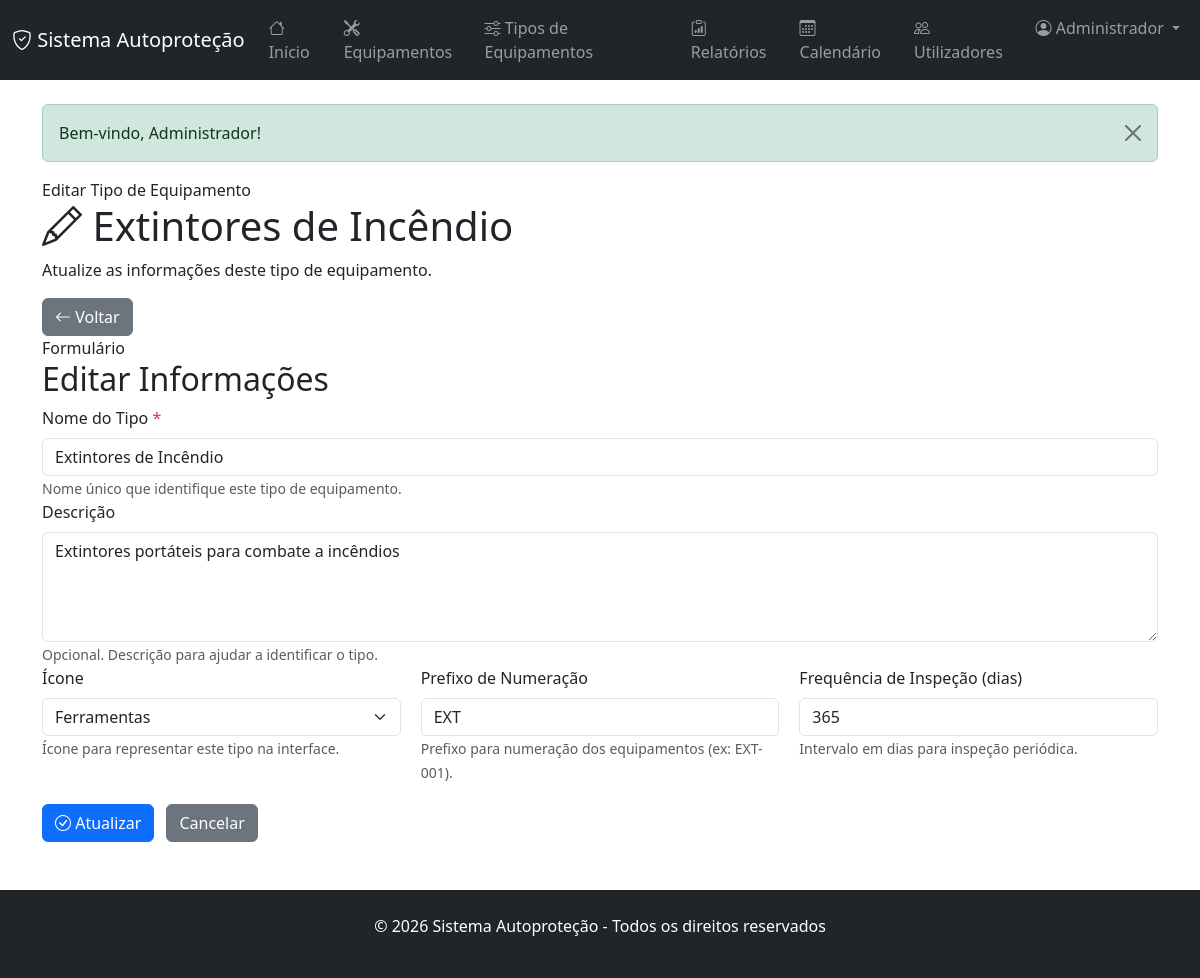
/index.php?controler=tipo_equipamento&acao=editar&id=1 (signed in), run on the app's committed database.
### tables this page shows
CREATE TABLE IF NOT EXISTS tipos_equipamentos (
    id INT AUTO_INCREMENT PRIMARY KEY,
    nome VARCHAR(100) NOT NULL,
    descricao TEXT,
    icone VARCHAR(50),
    prefixo_numeracao VARCHAR(20) COMMENT 'Prefixo para numeração dos equipamentos, ex: EXT, HID, LUM',
    proximo_numero INT DEFAULT 1 COMMENT 'Próximo número sequencial do tipo de equipamento',
    frequencia_inspecao INT COMMENT 'Frequência em dias',
    ativo BOOLEAN DEFAULT TRUE,
    data_criacao TIMESTAMP DEFAULT CURRENT_TIMESTAMP,
    UNIQUE KEY uk_tipo_nome (nome),
    INDEX idx_ativo (ativo)
);

### app/core/View.php (called while the page is built, shortened)
<?php
class View {
    public static function render($view, array $data = []) {
        $viewPath = APP_PATH . DIRECTORY_SEPARATOR . 'views' . DIRECTORY_SEPARATOR . str_replace('/', DIRECTORY_SEPARATOR, $view) . '.php';
        extract($data, EXTR_SKIP);
        require $viewPath;
        require APP_PATH . DIRECTORY_SEPARATOR . 'views' . DIRECTORY_SEPARATOR . 'layouts' . DIRECTORY_SEPARATOR . 'main.php';
    }
}

### app/core/Controller.php (called while the page is built, shortened)
<?php
abstract class Controller {
    protected function render($view, array $data = []) {
        View::render($view, $data);
    }
}

### app/controllers/TipoEquipamentoController.php (called while the page is built, shortened)
<?php
class TipoEquipamentoController extends Controller {
    private $tipoEquipamento;
    public function __construct() {
        $this->tipoEquipamento = new TipoEquipamento();
    }
    public function editar($id) {
        $tipo = $this->tipoEquipamento->getById($id);
        $this->render('tipos_equipamentos/editar', compact('tipo'));
    }
}

### app/core/Application.php (called while the page is built, shortened)
<?php
class Application {
    public function run() {
        $router = new Router();
        $route = $router->resolve($_GET);
        $this->dispatch($route);
    }
    private function registerAutoloader() {
        spl_autoload_register(function ($class) {
            $directories = [
                APP_PATH . DIRECTORY_SEPARATOR . 'core',
                APP_PATH . DIRECTORY_SEPARATOR . 'models',
                APP_PATH . DIRECTORY_SEPARATOR . 'controllers',
            ];
            foreach ($directories as $directory) {
                $file = $directory . DIRECTORY_SEPARATOR . $class . '.php';
                if (file_exists($file)) {
                    return;
                }
            }
        });
    }
    private function dispatch($route) {
        try {
            $controller = new $route['controller']();
            call_user_func_array([$controller, $route['action']], $route['params']);
        } catch (Throwable $exception) {
            $this->handleException($exception);
        }
    }
}

### public/index.php (called while the page is built)
<?php
require_once dirname(__DIR__) . DIRECTORY_SEPARATOR . 'app' . DIRECTORY_SEPARATOR . 'core' . DIRECTORY_SEPARATOR . 'Application.php';
$application = new Application();
$application->run();

### app/models/TipoEquipamento.php (called while the page is built, shortened)
<?php
class TipoEquipamento {
    private $db;
    private $table = 'tipos_equipamentos';
    public function __construct() {
        $this->db = new Database();
    }
    public function getById($id) {
        $id = (int)$id;
        $query = "SELECT * FROM {$this->table} WHERE id = {$id}";
        $resultado = $this->db->query($query);
        if ($resultado && $resultado->num_rows > 0) {
            return $resultado->fetch_assoc();
        }
        return null;
    }
}

### app/models/Database.php (called while the page is built, shortened)
<?php
class Database {
    private $conexao;
    private $host;
    private $port;
    private $user;
    private $password;
    private $dbname;
    public function __construct() {
        $config = require CONFIG_PATH . DIRECTORY_SEPARATOR . 'database.php';
        $this->host = $config['host'];
        $this->port = $config['port'] ?? 3306;
        $this->user = $config['user'];
        $this->password = $config['password'];
        $this->dbname = $config['dbname'];
    }
    private function conectar() {
        try {
            $connection = new mysqli(
                $this->host,
                $this->user,
                $this->password,
                $this->dbname,
                (int)$this->port
            );
            $connection->set_charset("utf8mb4");
            $this->conexao = $connection;
        } catch (Exception $e) {
            die('Erro de conexão com a base de dados: ' . $e->getMessage());
        }
    }
    public function query($query) {
        return $this->conexao->query($query);
    }
}

### app/views/tipos_equipamentos/editar.php (the view, shortened to what this page needs)
<?php
$tipo = $tipo ?? [];
$icones = [
    'bi-tools' => 'Ferramentas',
    'bi-shield-check' => 'Escudo',
    'bi-lightning-charge' => 'Eletricidade',
    'bi-droplet' => 'Água/Hidráulica',
    'bi-fire' => 'Fogo',
    'bi-door-closed' => 'Portas',
    'bi-sliders' => 'Controles',
    'bi-gear' => 'Engrenagens',
    'bi-box-seam' => 'Caixa',
    'bi-lamp' => 'Iluminação',
    'bi-badge-ad' => 'Sinalização',
    'bi-alarm' => 'Alarme'
];
?>
<section class="page-shell page-shell--narrow tipo-equipamento-editar-page">
    <header class="page-hero compact">
        <div>
            <span class="page-hero__eyebrow">Editar Tipo de Equipamento</span>
            <h1><i class="bi bi-pencil"></i> <?php echo htmlspecialchars($tipo['nome'] ?? '', ENT_QUOTES, 'UTF-8'); ?></h1>
            <p>Atualize as informações deste tipo de equipamento.</p>
        </div>
        <div class="page-hero__actions">
            <a href="index.php?controler=tipo_equipamento&acao=ver&id=<?php echo (int)$tipo['id']; ?>" class="btn btn-secondary">
                <i class="bi bi-arrow-left"></i>
                Voltar
            </a>
        </div>
    </header>
    <section class="panel-surface">
        <div class="panel-surface__header">
            <span class="panel-surface__eyebrow">Formulário</span>
            <h2>Editar Informações</h2>
        </div>
        <form method="POST" action="index.php?controler=tipo_equipamento&acao=atualizar&id=<?php echo (int)$tipo['id']; ?>" class="modern-form">
            <div class="form-group">
                <label for="nome" class="form-label">Nome do Tipo <span class="required">*</span></label>
                <input type="text" id="nome" name="nome" class="form-control"
                    value="<?php echo htmlspecialchars($tipo['nome'] ?? '', ENT_QUOTES, 'UTF-8'); ?>"
                    placeholder="Ex.: Extintores, Sprinklers, Portas corta-fogo" required>
                <small class="form-text">Nome único que identifique este tipo de equipamento.</small>
            </div>
            <div class="form-group">
                <label for="descricao" class="form-label">Descrição</label>
                <textarea id="descricao" name="descricao" class="form-control" rows="4"
                    placeholder="Descrição detalhada do tipo de equipamento..."><?php echo htmlspecialchars($tipo['descricao'] ?? '', ENT_QUOTES, 'UTF-8'); ?></textarea>
                <small class="form-text">Opcional. Descrição para ajudar a identificar o tipo.</small>
            </div>
            <div class="form-row">
                <div class="form-group" style="flex: 1;">
                    <label for="icone" class="form-label">Ícone</label>
                    <select id="icone" name="icone" class="form-select">
                        <?php foreach ($icones as $valor => $label): ?>
                            <option value="<?php echo htmlspecialchars($valor, ENT_QUOTES, 'UTF-8'); ?>"
                                <?php echo ($tipo['icone'] ?? 'bi-tools') === $valor ? 'selected' : ''; ?>>
                                <?php echo htmlspecialchars($label, ENT_QUOTES, 'UTF-8'); ?>
                            </option>
                        <?php endforeach; ?>
                    </select>
                    <small class="form-text">Ícone para representar este tipo na interface.</small>
                </div>
                <div class="form-group" style="flex: 1;">
                    <label for="prefixo_numeracao" class="form-label">Prefixo de Numeração</label>
                    <input type="text" id="prefixo_numeracao" name="prefixo_numeracao" class="form-control"
                        value="<?php echo htmlspecialchars($tipo['prefixo_numeracao'] ?? '', ENT_QUOTES, 'UTF-8'); ?>"
                        placeholder="Ex.: EXT, SPRK, POR" maxlength="20">
                    <small class="form-text">Prefixo para numeração dos equipamentos (ex: EXT-001).</small>
                </div>
                <div class="form-group" style="flex: 1;">
                    <label for="frequencia_inspecao" class="form-label">Frequência de Inspeção (dias)</label>
                    <input type="number" id="frequencia_inspecao" name="frequencia_inspecao" class="form-control"
                        value="<?php echo (int)($tipo['frequencia_inspecao'] ?? 0) > 0 ? (int)$tipo['frequencia_inspecao'] : ''; ?>"
                        placeholder="Ex.: 365" min="1">
                    <small class="form-text">Intervalo em dias para inspeção periódica.</small>
                </div>
            </div>
            <div style="display: flex; gap: 12px; margin-top: 20px;">
                <button type="submit" class="btn btn-primary">
                    <i class="bi bi-check-circle"></i>
                    Atualizar
                </button>
                <a href="index.php?controler=tipo_equipamento&acao=ver&id=<?php echo (int)$tipo['id']; ?>" class="btn btn-secondary">
                    Cancelar
                </a>
            </div>
        </form>
    </section>
</section>

### app/views/tipos_equipamentos/editar.php (style rules this page uses)
.required { color: #dc3545; }
.form-row { display: grid; grid-template-columns: repeat(auto-fit, minmax(150px, 1fr)); gap: 20px; }

### data on the page
tipos_equipamentos: nome "Extintores de Incêndio", descricao "Extintores portáteis para combate a incêndios", icone "Ferramentas", prefixo_numeracao "EXT", frequencia_inspecao "365"

### other printed values
APP_NAME "Sistema Autoproteção"
$_SESSION['utilizador_nome'] "Administrador"
$_SESSION['mensagem'] "Bem-vindo, Administrador!"
